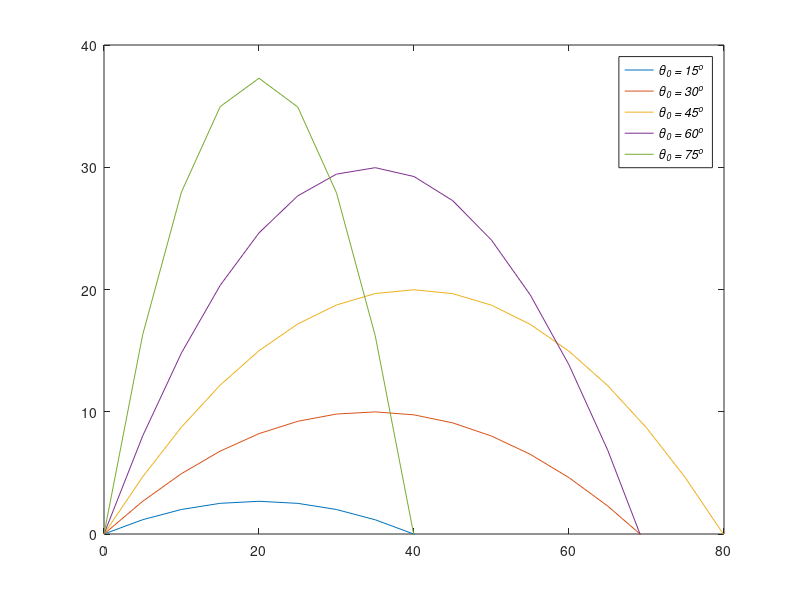

MATLAB code for this plot:
clf
y0=0;v0=28;g=9.81;
x=0:5:80
theta0=15*pi/180;
y1=tan(theta0)*x-g/(2*v0^2*cos(theta0)^2)*x.^2+y0;
theta0=30*pi/180;
y2=tan(theta0)*x-g/(2*v0^2*cos(theta0)^2)*x.^2+y0;
theta0=45*pi/180;
y3=tan(theta0)*x-g/(2*v0^2*cos(theta0)^2)*x.^2+y0;
theta0=60*pi/180;
y4=tan(theta0)*x-g/(2*v0^2*cos(theta0)^2)*x.^2+y0;
theta0=75*pi/180;
y5=tan(theta0)*x-g/(2*v0^2*cos(theta0)^2)*x.^2+y0;
y=[y1' y2' y3' y4' y5'];
plot(x,y);axis([0 80 0 40])
legend('\it\theta_0 = 15^o','\it\theta_0 = 30^o',...
    '\it\theta_0 = 45^o','\it\theta_0 = 60^o', '\it\theta_0 = 75^o')